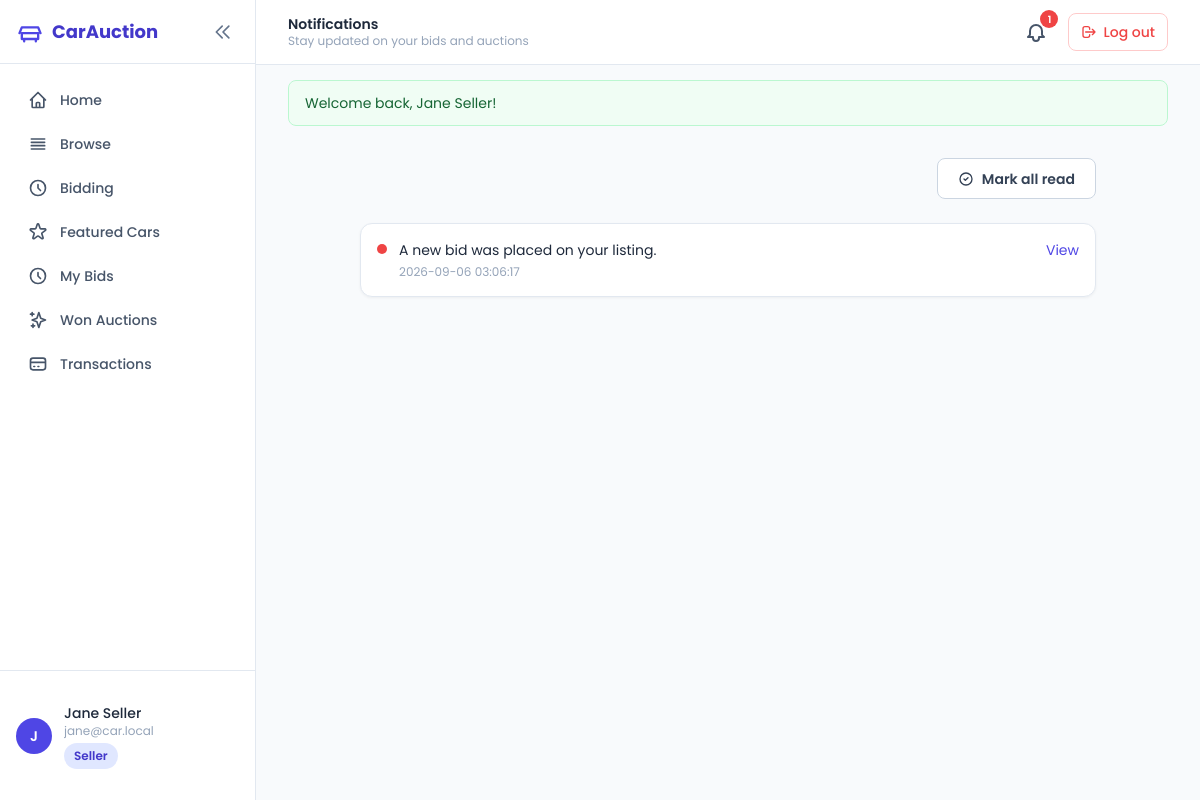
The app's page /notifications (signed in) with its own data.
### tables this page shows
CREATE TABLE notifications (
    id         INT UNSIGNED AUTO_INCREMENT PRIMARY KEY,
    user_id    INT UNSIGNED NOT NULL,
    message    VARCHAR(255) NOT NULL,
    type       VARCHAR(40) NOT NULL DEFAULT 'info',
    link       VARCHAR(255) NULL,
    is_read    TINYINT(1) NOT NULL DEFAULT 0,
    created_at TIMESTAMP DEFAULT CURRENT_TIMESTAMP,
    INDEX idx_user_read (user_id, is_read),
    CONSTRAINT fk_notif_user FOREIGN KEY (user_id) REFERENCES users(id) ON DELETE CASCADE
);

### app/Core/BaseController.php (called while the page is built, shortened)
<?php
abstract class BaseController
{
    protected function view(string $view, array $data = [], ?string $header = 'layouts/header', ?string $footer = 'layouts/footer'): void
    {
        View::render($view, $data, $header, $footer);
    }
}

### app/Controllers/NotificationController.php (called while the page is built, shortened)
<?php
final class NotificationController extends BaseController
{
    public function index(): void
    {
        $model = new Notification();
        $this->view('dashboard/notifications', [
            'pageTitle' => 'Notifications',
            'items'     => $model->forUser(Auth::id(), 50),
        ]);
    }
}

### public/index.php (called while the page is built, shortened)
<?php
spl_autoload_register(function (string $class): void {
    $file = APP_DIR . '/Core/' . $class . '.php';
    if (is_file($file)) { require $file; return; }
    $file = APP_DIR . '/Controllers/' . $class . '.php';
    if (is_file($file)) { require $file; return; }
    $file = APP_DIR . '/Models/' . $class . '.php';
    if (is_file($file)) { require $file; return; }
});
require APP_ROOT . '/config/config.php';
require APP_DIR . '/Core/helpers.php';
$router = new Router();
$router->add('GET',  '/',               'HomeController@index');
$router->add('GET',  '/login',          'AuthController@showLogin');
$router->add('POST', '/login',          'AuthController@login');
$router->add('GET',  '/register',       'AuthController@showRegister');
$router->add('POST', '/register',       'AuthController@register');
$router->add('GET',  '/verify-email/{token}', 'AuthController@verifyEmail');
$router->add('POST', '/logout',         'AuthController@logout');
$router->add('GET',  '/forgot-password','AuthController@showForgot');
$router->add('POST', '/forgot-password','AuthController@sendReset');
$router->add('GET',  '/reset-password/{token}', 'AuthController@showReset');
$router->add('POST', '/reset-password', 'AuthController@resetPassword');
$router->add('GET',  '/cars',           'CarController@catalog');
$router->add('GET',  '/cars/bidding',   'CarController@bidding');
$router->add('GET',  '/cars/featured',  'CarController@featured');
$router->add('GET',  '/cars/view/{id}', 'CarController@show');
$router->add('GET',  '/cars/create',    'CarController@createForm');
$router->add('POST', '/cars/create',    'CarController@create');
$router->add('GET',  '/cars/edit/{id}', 'CarController@editForm');
$router->add('POST', '/cars/edit/{id}', 'CarController@update');
$router->add('POST', '/cars/delete/{id}','CarController@delete');
$router->add('POST', '/cars/delete-image/{imageId}', 'CarController@deleteImage');
$router->add('POST', '/bids/place/{carId}',     'BidController@place');
$router->add('POST', '/bids/ajax/{carId}',      'BidController@placeAjax');
$router->add('POST', '/bids/buy-now/{carId}',   'BidController@buyNow');
$router->add('GET',  '/bids/history/{carId}',   'BidController@history');
$router->add('POST', '/watchlist/toggle',       'WatchlistController@toggle');
$router->add('GET',  '/watchlist',              'WatchlistController@list');
$router->add('GET',  '/notifications',          'NotificationController@index');
$router->add('POST', '/notifications/mark-read','NotificationController@markRead');
$router->add('GET',  '/notifications/unread-count','NotificationController@unreadCount');
$router->add('GET',  '/dashboard',              'DashboardController@index');
$router->add('GET',  '/dashboard/my-bids',       'DashboardController@myBids');
$router->add('GET',  '/dashboard/won-auctions',  'DashboardController@wonAuctions');
$router->add('GET',  '/transactions',                       'TransactionController@index');
$router->add('GET',  '/transactions/view/{id}',             'TransactionController@show');
$router->add('POST', '/transactions/mark-paid/{id}',        'TransactionController@markPaid');
$router->add('POST', '/transactions/confirm-payment/{id}',  'TransactionController@confirmPayment');
$router->add('POST', '/transactions/ready-handover/{id}',   'TransactionController@readyHandover');
$router->add('POST', '/transactions/complete/{id}',         'TransactionController@complete');
$router->add('POST', '/transactions/cancel/{id}',           'TransactionController@cancel');
$router->add('GET',  '/admin',                  'AdminController@index');
$router->add('GET',  '/admin/review/{id}',      'AdminController@review');
$router->add('POST', '/admin/approve/{id}',     'AdminController@approve');
$router->add('POST', '/admin/reject/{id}',      'AdminController@reject');
$router->add('GET',  '/admin/users',            'AdminController@users');
$router->add('POST', '/admin/users/role/{id}',  'AdminController@updateRole');
$router->add('POST', '/admin/users/toggle/{id}','AdminController@toggleUser');
$router->add('GET',  '/admin/logs',             'AdminController@logs');
$request = new Request();
$router->dispatch($request->method(), $request->path());

### app/Core/Session.php (called while the page is built, shortened)
<?php
final class Session
{
    public static function get(string $key, mixed $default = null): mixed
    {
        return $_SESSION[$key] ?? $default;
    }
    public static function has(string $key): bool
    {
        return isset($_SESSION[$key]);
    }
}

### app/Core/Csrf.php (called while the page is built, shortened)
<?php
final class Csrf
{
    public static function token(): string
    {
        return Session::get('_csrf_token');
    }
}

### app/Core/helpers.php (called while the page is built, shortened)
<?php
function e(mixed $value): string
{
    return htmlspecialchars((string) $value, ENT_QUOTES | ENT_SUBSTITUTE, 'UTF-8');
}

### app/Core/BaseModel.php (called while the page is built, shortened)
<?php
abstract class BaseModel
{
    public function __construct()
    {
        $this->db = Database::getInstance();
    }
}

### config/config.php (called while the page is built, shortened)
<?php
final class Config
{
    private static array $items = [];
    public static function load(string $path): void
    {
        $lines = file($path, FILE_IGNORE_NEW_LINES | FILE_SKIP_EMPTY_LINES);
        foreach ($lines as $line) {
            $line = trim($line);
            if ($line === '' || str_starts_with($line, '#')) {
                continue;
            }
            [$key, $value] = explode('=', $line, 2);
            $key = trim($key);
            $value = trim($value);
            if (preg_match('/^"(.*)"$/', $value, $m)) {
                $value = $m[1];
            }
            self::$items[$key] = $value;
        }
    }
    public static function get(string $key, mixed $default = null): mixed
    {
        return self::$items[$key] ?? $default;
    }
}

### app/Core/Database.php (called while the page is built, shortened)
<?php
final class Database
{
    private static ?PDO $instance = null;
    public static function getInstance(): PDO
    {
        if (self::$instance === null) {
            $host = Config::get('DB_HOST', '127.0.0.1');
            $port = Config::get('DB_PORT', '3306');
            $name = Config::get('DB_NAME', 'car_auction');
            $user = Config::get('DB_USER', 'root');
            $pass = Config::get('DB_PASS', '');
            $dsn = "mysql:host={$host};port={$port};dbname={$name};charset=utf8mb4";
            $options = [
                PDO::ATTR_ERRMODE            => PDO::ERRMODE_EXCEPTION,
                PDO::ATTR_DEFAULT_FETCH_MODE => PDO::FETCH_ASSOC,
                PDO::ATTR_EMULATE_PREPARES   => false,
                PDO::ATTR_PERSISTENT         => false,
            ];
            try {
                self::$instance = new PDO($dsn, $user, $pass, $options);
            } catch (PDOException $e) {
                Logger::error('Database connection failed: ' . $e->getMessage());
                Response::serverError('Database unavailable. Please try again later.');
            }
        }
        return self::$instance;
    }
}

### app/Models/Notification.php (called while the page is built, shortened)
<?php
final class Notification extends BaseModel
{
    public function forUser(int $userId, int $limit = 20): array
    {
        $stmt = $this->db->prepare(
            'SELECT * FROM notifications WHERE user_id = ? ORDER BY created_at DESC LIMIT ?'
        );
        $stmt->bindValue(1, $userId, PDO::PARAM_INT);
        $stmt->bindValue(2, $limit, PDO::PARAM_INT);
        $stmt->execute();
        return $stmt->fetchAll();
    }
}

### app/Views/dashboard/notifications.php (the view)
<?php  $base = rtrim(Config::get('APP_URL','/car'),'/'); ?>
<div class="max-w-3xl mx-auto px-4 py-8">
  <div class="flex items-center justify-end mb-6 animate-fade-in">
    <?php if (!empty($items)): ?>
      <button type="button" id="markAllRead" class="btn-outline text-sm" data-csrf="<?= e(Csrf::token()) ?>">
        <svg class="w-4 h-4" fill="none" stroke="currentColor" viewBox="0 0 24 24" stroke-width="2"><path stroke-linecap="round" stroke-linejoin="round" d="M9 12l2 2 4-4m6 2a9 9 0 11-18 0 9 9 0 0118 0z"/></svg>
        Mark all read
      </button>
    <?php endif; ?>
  </div>
  <?php if (empty($items)): ?>
    <div class="card animate-fade-in-up">
      <div class="empty-state">
        <div class="empty-state-icon">
          <svg class="w-8 h-8" fill="none" stroke="currentColor" viewBox="0 0 24 24" stroke-width="1.5"><path stroke-linecap="round" stroke-linejoin="round" d="M15 17h5l-1.4-1.4A2 2 0 0118 14.2V11a6 6 0 10-12 0v3.2a2 2 0 01-.6 1.4L4 17h5m6 0v1a3 3 0 11-6 0v-1"/></svg>
        </div>
        <h3 class="empty-state-title">No notifications</h3>
        <p class="empty-state-text">You're all caught up!</p>
      </div>
    </div>
  <?php else: ?>
    <ul class="space-y-2">
      <?php foreach ($items as $i => $n): ?>
        <li class="card p-4 flex items-start gap-3 animate-fade-in-up <?= $n['is_read']?'opacity-60':'' ?> stagger-<?= min($i, 7) + 1 ?>">
          <span class="mt-1 w-2.5 h-2.5 rounded-full shrink-0 <?= $n['is_read']?'bg-slate-300':'bg-auction animate-pulse-glow' ?>"></span>
          <div class="flex-1 min-w-0">
            <p class="text-sm text-slate-800"><?= e($n['message']) ?></p>
            <p class="text-xs text-slate-400 mt-1"><?= e($n['created_at']) ?></p>
          </div>
          <?php if (!empty($n['link'])): ?>
            <a href="<?= $base ?><?= e($n['link']) ?>" class="text-brand text-sm hover:underline shrink-0">View</a>
          <?php endif; ?>
        </li>
      <?php endforeach; ?>
    </ul>
  <?php endif; ?>
</div>

### app/Core/Router.php (shortened to what this page needs)
<?php
final class Router
{
    private array $routes = [];
    public function add(string $method, string $pattern, string $handler): void
    {
        $this->routes[] = [
            'method'  => strtoupper($method),
            'pattern' => $pattern,
            'handler' => $handler,
        ];
    }
    public function dispatch(string $method, string $path): void
    {
        $method = strtoupper($method);
        $path = '/' . trim($path, '/');
        foreach ($this->routes as $route) {
            if ($route['method'] !== $method) continue;
            $params = $this->match($route['pattern'], $path);
            if ($params !== false) {
                $this->invoke($route['handler'], $params);
                return;
            }
        }
    }
    private function match(string $pattern, string $path): array|false
    {
        $pattern = '/' . trim($pattern, '/');
        if ($pattern === '/') $pattern = '/';
        $pSeg = explode('/', trim($pattern, '/'));
        $xSeg = explode('/', trim($path, '/'));
        if ($pattern === '/' ) $pSeg = [];
        if (count($pSeg) !== count($xSeg)) return false;
        $params = [];
        for ($i = 0; $i < count($pSeg); $i++) {
            $p = $pSeg[$i];
            $x = $xSeg[$i];
            if (str_starts_with($p, '{') && str_ends_with($p, '}')) {
                $name = trim($p, '{}');
                $params[] = $x;
            } elseif ($p !== $x) {
                return false;
            }
        }
        return $params;
    }
    private function invoke(string $handler, array $params): void
    {
        [$class, $method] = explode('@', $handler, 2);
        $controller = new $class();
        $controller->{$method}(...$params);
    }
}

### public/assets/css/app.css (style rules this page uses)
:root { --brand: #4f46e5; --brand-dark: #4338ca; --brand-light: #e0e7ff; --auction: #ef4444; --auction-dark: #b91c1c; --slate-50: #f8fafc; --slate-200: #e2e8f0; --slate-300: #cbd5e1; --slate-700: #334155; --slate-800: #1e293b; }
.btn-outline { display: inline-flex; align-items: center; justify-content: center; gap: 0.5rem; background-color: #fff; color: var(--slate-700); font-weight: 600; padding: 0.6rem 1.25rem; border-radius: 0.5rem; border: 1px solid var(--slate-300); transition: background-color .15s ease, border-color .15s ease, transform .15s ease; cursor: pointer; font-size: 0.875rem; }
.card { background: #fff; border: 1px solid var(--slate-200); border-radius: 0.75rem; box-shadow: 0 1px 3px rgba(0,0,0,.05); overflow: hidden; }
.animate-fade-in-up { animation: fadeInUp 0.6s ease-out both; }
.animate-fade-in { animation: fadeIn 0.5s ease-out both; }
.animate-pulse-glow { animation: pulseGlow 1.5s ease-in-out infinite; }
.stagger-1 { animation-delay: 0.05s; }
.btn-primary, .btn-outline { transition: transform 0.15s ease, background-color 0.15s ease, box-shadow 0.15s ease; }

### records on screen
notifications: is_read 0 (drawn), message "A new bid was placed on your listing.", created_at "2026-09-06 03:06:17"

### other values on screen
$unread "1"
